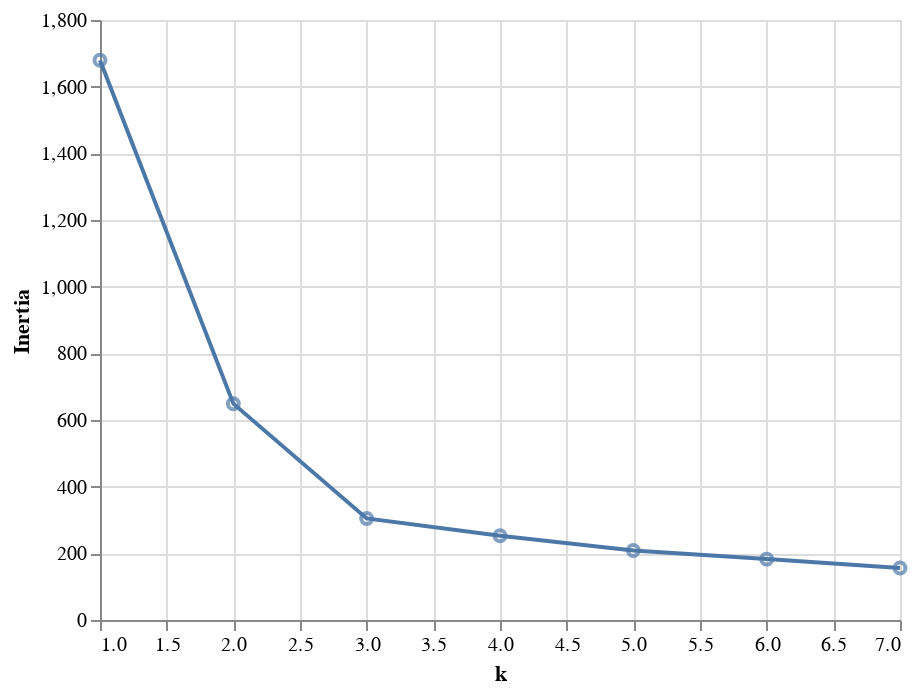

This figure's notebook cell:
### Code cell
line = alt.Chart(result_df).mark_line().encode(
    x='k',
    y='Inertia'
)

points = alt.Chart(result_df).mark_point().encode(
    x='k',
    y='Inertia'
)

line + points

### Figure 1 — Vega-Lite specification as saved in the notebook (floating-point values rounded to 4 significant figures)
{"config": {"view": {"continuousWidth": 400, "continuousHeight": 300}}, "layer": [{"mark": "line", "encoding": {"x": {"type": "quantitative", "field": "k"}, "y": {"type": "quantitative", "field": "Inertia"}}}, {"mark": "point", "encoding": {"x": {"type": "quantitative", "field": "k"}, "y": {"type": "quantitative", "field": "Inertia"}}}], "data": {"name": "data-6ef62527c59bce7220015e60e2ca617e"}, "$schema": "https://vega.github.io/schema/vega-lite/v4.8.1.json", "datasets": {"data-6ef62527c59bce7220015e60e2ca617e": [{"k": 1, "Inertia": 1679.0}, {"k": 2, "Inertia": 649.0}, {"k": 3, "Inertia": 304.6}, {"k": 4, "Inertia": 252.5}, {"k": 5, "Inertia": 208.4}, {"k": 6, "Inertia": 182.7}, {"k": 7, "Inertia": 155.8}]}}
